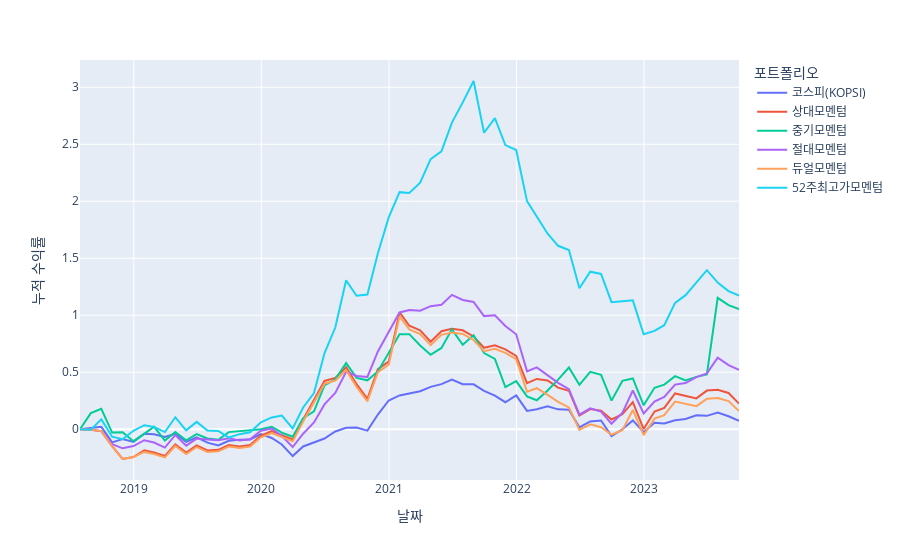

Here is the notebook cell this chart was saved with:
### Markdown cell above
## 누적 수익률

### Code cell
# 누적 수익률 계산하기
benchmark_cum_returns = (kospi_returns + 1).cumprod() - 1
relative_cum_returns = (relative_returns + 1).cumprod() - 1
intermediate_cum_returns = (intermediate_returns + 1).cumprod() - 1
absolute_cum_returns = (absolute_returns + 1).cumprod() - 1
dual_cum_returns = (dual_returns + 1).cumprod() - 1
wh52_cum_returns = (wh52_returns + 1).cumprod() - 1

# 자산 정보 결합하기
cum_returns = pd.concat([benchmark_cum_returns, relative_cum_returns, intermediate_cum_returns,
                         absolute_cum_returns, dual_cum_returns, wh52_cum_returns], axis=1)
cum_returns.columns = ["코스피(KOPSI)", "상대모멘텀", "중기모멘텀", "절대모멘텀",
                      "듀얼모멘텀", "52주최고가모멘텀"]

# 자산 변화 시각화하기
fig = px.line(data_frame=cum_returns)

# x축, y축 레이블 설정
fig.update_xaxes(title_text='날짜')
fig.update_yaxes(title_text='누적 수익률')

# 범례 제목 설정
fig.update_layout(legend_title_text='포트폴리오') 

fig.show()
